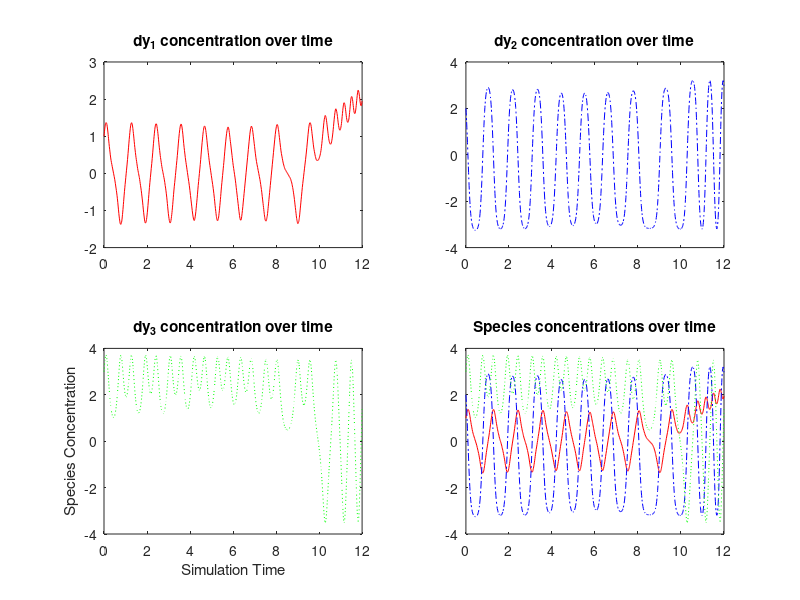

Here is the MATLAB script that generated this plot:
function[Y]=valid_ceil
tspan=[0 12];
initCond = [1 2 3] 
[T,Y] = ode45(@rigid,tspan,initCond)
figure
subplot(2,2,1);
plot(T,Y(:,1),'r-');
title('dy_1 concentration over time');
subplot(2,2,2);
plot(T,Y(:,2),'b-.');
title('dy_2 concentration over time');
subplot(2,2,3);
plot(T,Y(:,3),'g:');
title('dy_3 concentration over time');
subplot(2,2,3);
xlabel('Simulation Time');
ylabel('Species Concentration');
subplot(2,2,4);
plot(T,Y(:,1),'r-',T,Y(:,2),'b-.',T,Y(:,3),'g:')
title('Species concentrations over time');

%% ODE system function
function dy = rigid(t,y)
k1=1;
k2=5;
k3=6;
dy=[ceil(y(2)*y(3)*k1); -y(1)*y(3)*k2;y(1)*y(2)*k3];
end

end
